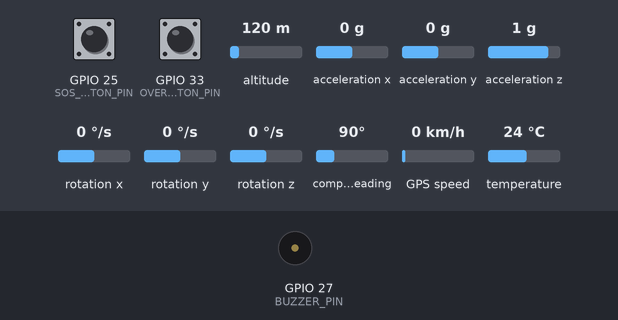
The sketch below on a simulated ESP32. Parts: buzzer (waves = sounding, pin HIGH). The inputs (shaded band) are chosen by the test bench; at power-on: GPIO 25 (SOS_BUTTON_PIN) HIGH, GPIO 33 (OVERRIDE_BUTTON_PIN) HIGH, altitude 120 m, acceleration x 0 g, acceleration y 0 g, acceleration z 1 g, rotation x 0 °/s, rotation y 0 °/s, rotation z 0 °/s, compass heading 90°, GPS speed 0 km/h, temperature 24 °C. The GPS gets a fix after 3 s at 37.7749, -122.4194 with 8 satellites; what the sketch prints to the serial monitor is not drawn.

Above: at 1.2 s.
1.3 s: GPIO 25 (SOS_BUTTON_PIN) pulled LOW for 0.15 s
At 1.8 s:
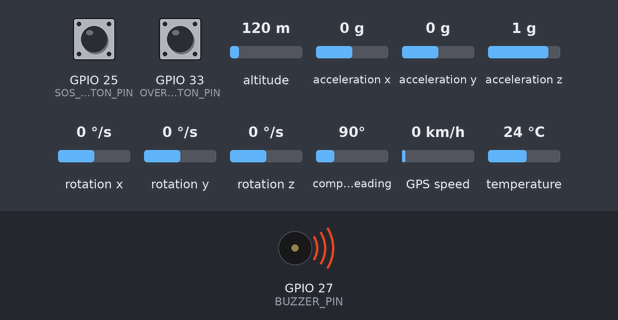
2.9 s: GPIO 33 (OVERRIDE_BUTTON_PIN) pulled LOW for 0.15 s
At 3.5 s:
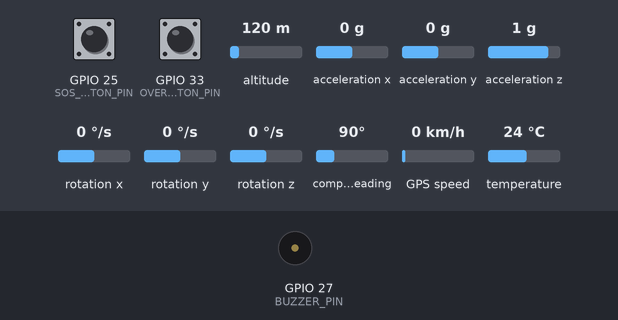
4.5 s: GPIO 25 (SOS_BUTTON_PIN) pulled LOW for 1 s
At 5.1 s:
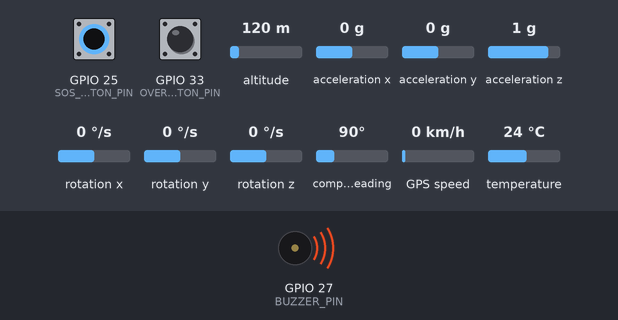
9.6 s: GPIO 33 (OVERRIDE_BUTTON_PIN) pulled LOW for 1 s
At 10.5 s:
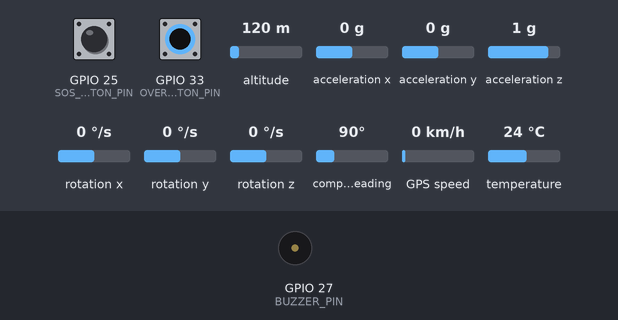
12.1 s: GPIO 25 (SOS_BUTTON_PIN) pulled LOW for 3.2 s
At 12.8 s:
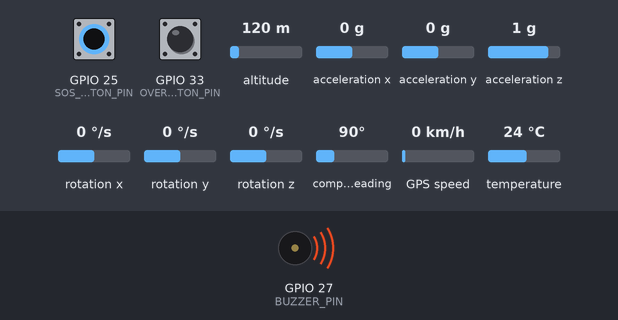
Timing chart, 0 to 15.1 s (numbered marks = the images above; inputs shaded):
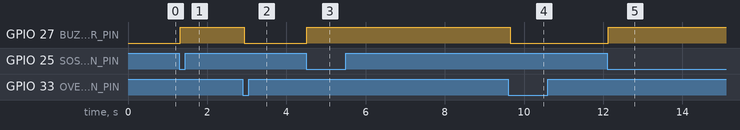

The sketch:

complete_draft1.ino
```cpp
#include <Adafruit_MPU6050.h>
#include <Adafruit_Sensor.h>
#include <Wire.h>
#include <TinyGPS++.h>
#include <HardwareSerial.h>

Adafruit_MPU6050 mpu;
TinyGPSPlus gps;
HardwareSerial gpsSerial(2);

// --- CONFIGURATION ---
const float IMPACT_THRESHOLD = 25.0;
const int BUZZER_PIN = 27;
const int RXD2 = 16;
const int TXD2 = 17;

// --- BUTTON CONFIGURATION ---
const int SOS_BUTTON_PIN = 25;
const int OVERRIDE_BUTTON_PIN = 33; // UPDATED: Now using G33

// State variable to track if we are in an active emergency
bool emergencyActive = false;
unsigned long lastLocationPrintTime = 0;

void setup() {
  Serial.begin(115200);
  while (!Serial) delay(10);

  // Initialize Buzzer
  pinMode(BUZZER_PIN, OUTPUT);
  digitalWrite(BUZZER_PIN, LOW);

  // Initialize Buttons with Internal Pull-Ups
  pinMode(SOS_BUTTON_PIN, INPUT_PULLUP);
  pinMode(OVERRIDE_BUTTON_PIN, INPUT_PULLUP);

  // Initialize GPS
  gpsSerial.begin(9600, SERIAL_8N1, RXD2, TXD2);

  Serial.println("Initializing MPU6050...");
  if (!mpu.begin()) {
    Serial.println("Failed to find MPU6050 chip. Check your wiring!");
    while (1) { delay(10); }
  }
  mpu.setAccelerometerRange(MPU6050_RANGE_16_G);
  mpu.setFilterBandwidth(MPU6050_BAND_21_HZ);

  Serial.println("System Ready. Waiting for GPS lock...");
  Serial.println("---------------------------------------------------------");
}

void loop() {
  // 1. Constantly feed the GPS buffer
  while (gpsSerial.available() > 0) {
    gps.encode(gpsSerial.read());
  }

  // 2. Read Sensors & Buttons
  sensors_event_t a, g, temp;
  mpu.getEvent(&a, &g, &temp);
  float total_acceleration = sqrt(pow(a.acceleration.x, 2) + pow(a.acceleration.y, 2) + pow(a.acceleration.z, 2));

  // Note: INPUT_PULLUP means the button reads LOW when pressed
  bool sosPressed = (digitalRead(SOS_BUTTON_PIN) == LOW);
  bool overridePressed = (digitalRead(OVERRIDE_BUTTON_PIN) == LOW);

  // 3. HANDLE OVERRIDE (Resolving the accident)
  if (emergencyActive && overridePressed) {
    emergencyActive = false;
    digitalWrite(BUZZER_PIN, LOW);
    Serial.println("\n✅ ACCIDENT RESOLVED. System returning to normal monitoring.");
    Serial.println("---------------------------------------------------------");
    smartDelay(1000);
  }

  // 4. CHECK FOR TRIGGERS (Only if not already in an emergency)
  if (!emergencyActive) {
    if (total_acceleration > IMPACT_THRESHOLD) {
      emergencyActive = true;
      Serial.println("\n⚠️ G-SPIKE DETECTED! ACCIDENT TRIGGERED! ⚠️");
    }
    else if (sosPressed) {
      emergencyActive = true;
      Serial.println("\n🚨 MANUAL SOS PUSHED! ACCIDENT TRIGGERED! 🚨");
    }
  }

  // 5. THE EMERGENCY LOOP (Locks the system in alarm mode)
  if (emergencyActive) {
    digitalWrite(BUZZER_PIN, HIGH);

    // Print location every 5 seconds
    if (millis() - lastLocationPrintTime > 5000) {
      if (gps.location.isValid()) {
        Serial.print("EMERGENCY LOCATION -> LAT: ");
        Serial.print(gps.location.lat(), 6);
        Serial.print(" | LNG: ");
        Serial.println(gps.location.lng(), 6);
      } else {
        Serial.println("EMERGENCY ACTIVE: Waiting for valid GPS lock...");
      }
      lastLocationPrintTime = millis();
    }
  }

  smartDelay(50);
}

// --- SMART DELAY ---
static void smartDelay(unsigned long ms) {
  unsigned long start = millis();
  do {
    while (gpsSerial.available()) {
      gps.encode(gpsSerial.read());
    }
  } while (millis() - start < ms);
}
```

Measured:
- after the input at 1.3 s, GPIO 27 (BUZZER_PIN): LOW → HIGH at once
- after the input at 2.9 s, GPIO 27 (BUZZER_PIN): HIGH → LOW at once
- after the input at 4.5 s, GPIO 27 (BUZZER_PIN): LOW → HIGH at once
- after the input at 9.6 s, GPIO 27 (BUZZER_PIN): HIGH → LOW after 0.05 s
- after the input at 12.1 s, GPIO 27 (BUZZER_PIN): LOW → HIGH at once
